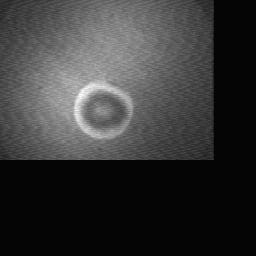
#> input picture image/011.JPG, 256 x 256 px
$ jupyter execute test.ipynb
#> lines starting #> are read from the running program, lines starting #| are printed output that depends on the picture
[cell 1]
import cv2
import matplotlib.pyplot as plt
import numpy as np

[cell 2]
img_rgb = cv2.imread('image/011.JPG', cv2.IMREAD_COLOR)
#> img_rgb is the input picture: shape (256, 256, 3); min 0, max 255, mean 54.9
matrix1 = np.ones(img_rgb.shape) * .5
matrix2 = np.ones(img_rgb.shape) * 1.1


img_rgb_lower   = np.uint8(cv2.multiply(np.float64(img_rgb), matrix1))
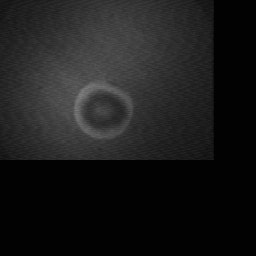
#> img_rgb_lower: shape (256, 256, 3); min 0, max 127, mean 27.1
img_rgb_higher  = np.uint8(np.clip(cv2.multiply(np.float64(img_rgb), matrix2),0,255))

# Show the images
plt.figure(figsize=[18,5])
plt.subplot(131); plt.imshow(img_rgb_lower);  plt.title("Lower Contrast");
plt.subplot(132); plt.imshow(img_rgb);         plt.title("Original");
plt.subplot(133); plt.imshow(img_rgb_higher);plt.title("Higher Contrast");
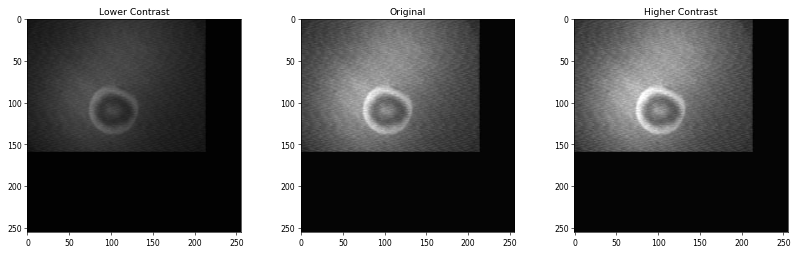
#> figure drawn by matplotlib, 3 panels
